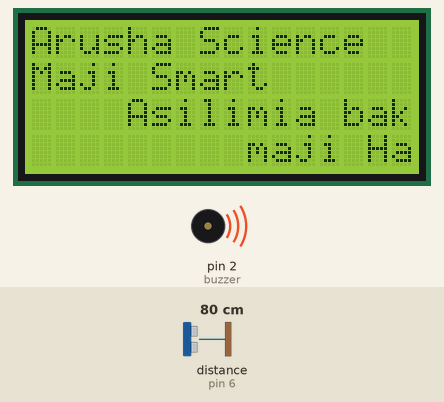
This sketch was run on a simulated Arduino Uno, built with avr-gcc and run on an emulated ATmega328P. Shown: 16×4 character LCD, buzzer (waves = sounding). The test bench sets the inputs (shaded band); at power-on: distance to the obstacle (sensor on pin 6) 80 cm. The echo pulse lasts 58.3 µs per cm; what the sketch prints to the serial monitor is not drawn.

Above: at 1.2 s.
1.3 s: distance to the obstacle (sensor on pin 6) set to 60 cm
4.4 s: distance to the obstacle (sensor on pin 6) set to 51 cm
At 7.0 s:
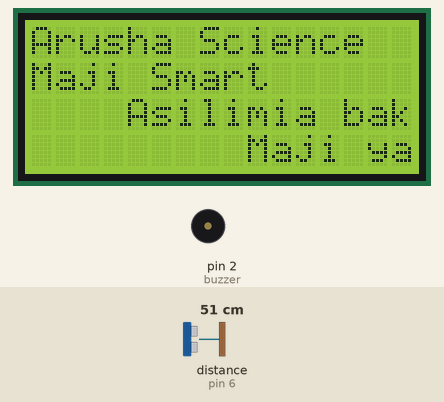
7.9 s: distance to the obstacle (sensor on pin 6) set to 120 cm
At 10.5 s:
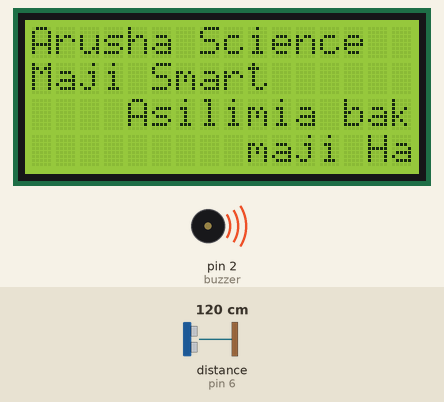
11.1 s: distance to the obstacle (sensor on pin 6) set to 2 cm
At 14.1 s:
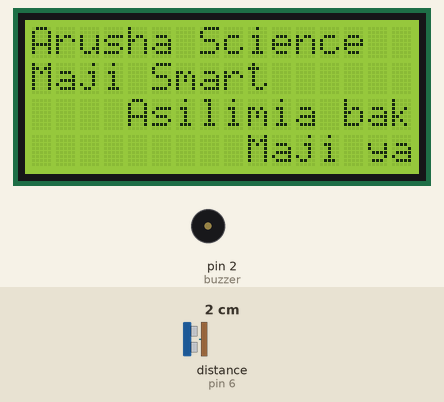
Timing chart, 0 to 15.3 s (numbered marks = the images above; inputs shaded):
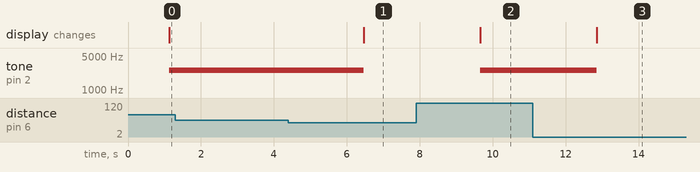

The sketch:

wbs1_keypad.ino
```cpp
// (licence header left out)
#include <Ultrasonic.h>

/*
 * Pass as a parameter the trigger and echo pin, respectively,
 * or only the signal pin (for sensors 3 pins), like:
 * Ultrasonic ultrasonic(13);
 */
Ultrasonic ultrasonic(5, 6);
int distance;
float percentvol;
float volume;

//Initializing The Libraries of lcd
#include <LiquidCrystal_I2C.h>
LiquidCrystal_I2C lcd(0x27, 16, 4);

// init for buzzer
#define buzzer 2

void setup() {

  //Set Up for the lcd
  lcd.init();
  lcd.backlight();
  lcd.clear();

  Serial.begin(9600);
  pinMode(buzzer, OUTPUT);
}

void loop() {
  // Pass INC as a parameter to get the distance in inches
  distance = ultrasonic.read();

  // calculations for Volume of the vessel
  volume =2258211.45 - distance*14379.944;// The area is in m hence distance * 100

  percentvol = (volume/2258211.45)*100 + 10;
  if (volume >= 0){
  Serial.print("volume in cubic cm: ");
  Serial.println(volume/100, 3);
  Serial.print("%: ");
  Serial.println(percentvol,0);
  delay(1000);

  if (percentvol > 75){
    print("Maji yanatosha");
    noTone(buzzer);
  }
  else if (percentvol <= 75){
    print("maji Hayatoshi");
    tone(buzzer, 2550);
  }
  }
}

void print(String input){
  lcd.clear();
  lcd.setCursor(0,0);
  lcd.print("Arusha Science");
  lcd.setCursor(0,1);
  lcd.print("Maji Smart");
  lcd.setCursor(0,2);
  lcd.print("Asilimia baki: ");
  lcd.setCursor(14, 2);
  lcd.print(percentvol,0);
  lcd.print(" %");
  lcd.setCursor(5,3);
  lcd.print(input);
}
```

Measured:
- the behaviour switches between 55 and 54 cm on distance to the obstacle (sensor on pin 6) (found by bisection; images 0 and 1)
- after the input at 1.3 s, every drawn part: stays the same
- after the input at 4.4 s, tone on pin 2 (buzzer): 2550 Hz → silent after 2.1 s; the display: changes after 2.1 s (image 1)
- after the input at 7.9 s, tone on pin 2 (buzzer): silent → 2550 Hz after 1.8 s; the display: changes after 1.8 s (image 2)
- after the input at 11.1 s, tone on pin 2 (buzzer): 2550 Hz → silent after 1.8 s; the display: changes after 1.8 s (image 3)
